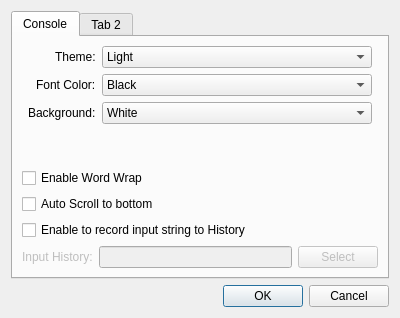
<?xml version="1.0" encoding="UTF-8"?>
<ui version="4.0">
 <class>optionDialog</class>
 <widget class="QDialog" name="optionDialog">
  <property name="geometry">
   <rect>
    <x>0</x>
    <y>0</y>
    <width>400</width>
    <height>318</height>
   </rect>
  </property>
  <property name="windowTitle">
   <string>Options</string>
  </property>
  <layout class="QVBoxLayout" name="verticalLayout">
   <item>
    <widget class="QTabWidget" name="tabWidget">
     <widget class="QWidget" name="tabTheme">
      <attribute name="title">
       <string>Console</string>
      </attribute>
      <layout class="QVBoxLayout" name="verticalLayout_2" stretch="0,0,0,0,0">
       <item>
        <layout class="QFormLayout" name="formLayout">
         <property name="labelAlignment">
          <set>Qt::AlignRight|Qt::AlignTrailing|Qt::AlignVCenter</set>
         </property>
         <property name="leftMargin">
          <number>6</number>
         </property>
         <property name="rightMargin">
          <number>6</number>
         </property>
         <item row="1" column="0">
          <widget class="QLabel" name="labelFont">
           <property name="text">
            <string>Font Color:</string>
           </property>
          </widget>
         </item>
         <item row="1" column="1">
          <widget class="QComboBox" name="cbFontColor">
           <item>
            <property name="text">
             <string>Black</string>
            </property>
           </item>
           <item>
            <property name="text">
             <string>White</string>
            </property>
           </item>
          </widget>
         </item>
         <item row="2" column="0">
          <widget class="QLabel" name="labelBackground">
           <property name="text">
            <string>Background:</string>
           </property>
          </widget>
         </item>
         <item row="2" column="1">
          <widget class="QComboBox" name="cbBgColor">
           <item>
            <property name="text">
             <string>White</string>
            </property>
           </item>
           <item>
            <property name="text">
             <string>Black</string>
            </property>
           </item>
          </widget>
         </item>
         <item row="0" column="0">
          <widget class="QLabel" name="labelTheme">
           <property name="text">
            <string>Theme:</string>
           </property>
          </widget>
         </item>
         <item row="0" column="1">
          <widget class="QComboBox" name="cbTheme">
           <item>
            <property name="text">
             <string>Light</string>
            </property>
           </item>
           <item>
            <property name="text">
             <string>Dark</string>
            </property>
           </item>
           <item>
            <property name="text">
             <string>Custom</string>
            </property>
           </item>
          </widget>
         </item>
        </layout>
       </item>
       <item>
        <widget class="QCheckBox" name="cbWordWrap">
         <property name="text">
          <string>Enable Word Wrap</string>
         </property>
        </widget>
       </item>
       <item>
        <widget class="QCheckBox" name="cbAutoScroll">
         <property name="text">
          <string>Auto Scroll to bottom</string>
         </property>
        </widget>
       </item>
       <item>
        <widget class="QCheckBox" name="cbInputHistory">
         <property name="text">
          <string>Enable to record input string to History</string>
         </property>
        </widget>
       </item>
       <item>
        <layout class="QHBoxLayout" name="horizontalLayout">
         <item>
          <widget class="QLabel" name="labelInputHistory">
           <property name="enabled">
            <bool>false</bool>
           </property>
           <property name="text">
            <string>Input History:</string>
           </property>
          </widget>
         </item>
         <item>
          <widget class="QLineEdit" name="editInputHistory">
           <property name="enabled">
            <bool>false</bool>
           </property>
          </widget>
         </item>
         <item>
          <widget class="QPushButton" name="pbSelectHistory">
           <property name="enabled">
            <bool>false</bool>
           </property>
           <property name="text">
            <string>Select</string>
           </property>
          </widget>
         </item>
        </layout>
       </item>
      </layout>
     </widget>
     <widget class="QWidget" name="tab_2">
      <attribute name="title">
       <string>Tab 2</string>
      </attribute>
     </widget>
    </widget>
   </item>
   <item>
    <widget class="QDialogButtonBox" name="buttonBox">
     <property name="orientation">
      <enum>Qt::Horizontal</enum>
     </property>
     <property name="standardButtons">
      <set>QDialogButtonBox::Cancel|QDialogButtonBox::Ok</set>
     </property>
    </widget>
   </item>
  </layout>
 </widget>
 <resources/>
 <connections>
  <connection>
   <sender>buttonBox</sender>
   <signal>accepted()</signal>
   <receiver>optionDialog</receiver>
   <slot>accept()</slot>
   <hints>
    <hint type="sourcelabel">
     <x>248</x>
     <y>254</y>
    </hint>
    <hint type="destinationlabel">
     <x>157</x>
     <y>274</y>
    </hint>
   </hints>
  </connection>
  <connection>
   <sender>buttonBox</sender>
   <signal>rejected()</signal>
   <receiver>optionDialog</receiver>
   <slot>reject()</slot>
   <hints>
    <hint type="sourcelabel">
     <x>316</x>
     <y>260</y>
    </hint>
    <hint type="destinationlabel">
     <x>286</x>
     <y>274</y>
    </hint>
   </hints>
  </connection>
 </connections>
</ui>
